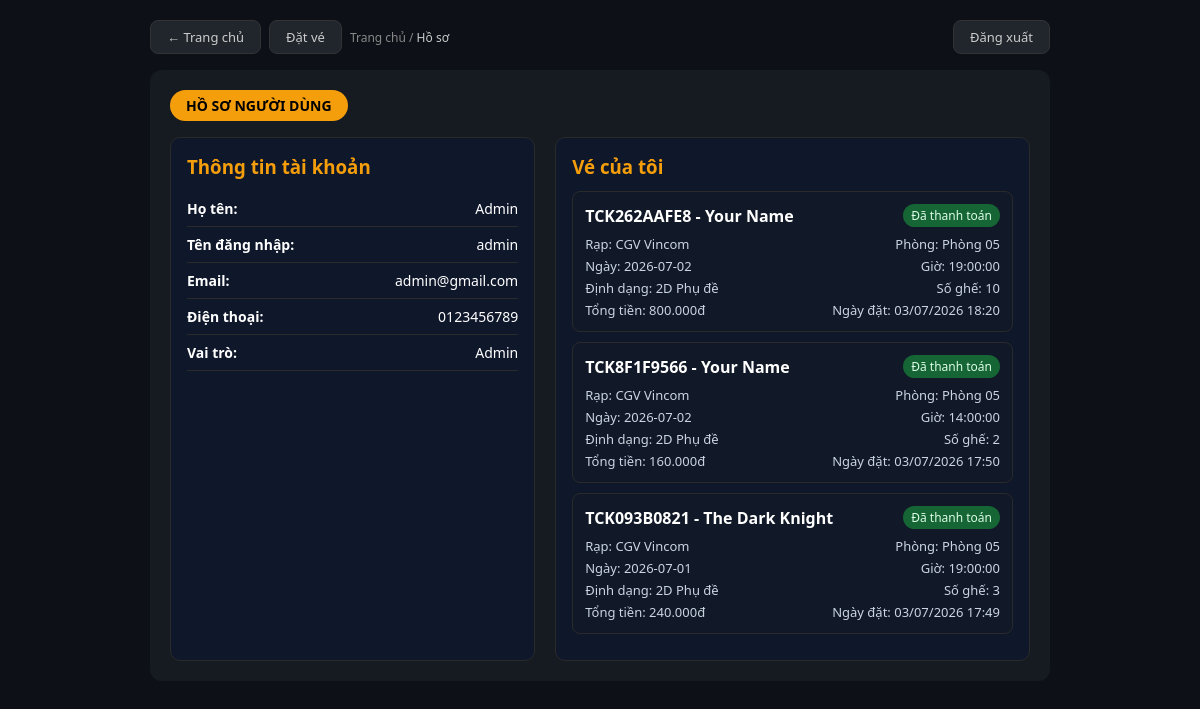
Screenshot of /cinebook/profile.php (signed in) with the database file from the repository.
### tables this page shows
CREATE TABLE `bookings` (
  `id` int(11) NOT NULL,
  `user_id` int(11) NOT NULL,
  `showtime_id` int(11) NOT NULL,
  `total_price` decimal(10,2) NOT NULL,
  `status` enum('pending','paid','cancelled') DEFAULT 'pending',
  `created_at` timestamp NOT NULL DEFAULT current_timestamp(),
  `ticket_code` varchar(50) DEFAULT NULL
);

CREATE TABLE `movies` (
  `id` int(11) NOT NULL,
  `title` varchar(255) NOT NULL,
  `description` text DEFAULT NULL,
  `image` varchar(255) DEFAULT NULL,
  `video` varchar(255) DEFAULT NULL,
  `year` year(4) DEFAULT NULL,
  `category` varchar(100) DEFAULT NULL,
  `views` int(11) DEFAULT 0,
  `created_at` timestamp NOT NULL DEFAULT current_timestamp()
);

CREATE TABLE `showtimes` (
  `id` int(11) NOT NULL,
  `movie_id` int(11) NOT NULL,
  `cinema` varchar(100) NOT NULL,
  `room` varchar(50) NOT NULL,
  `format` varchar(20) DEFAULT '2D Phụ đề',
  `show_date` date NOT NULL,
  `show_time` time NOT NULL,
  `price` decimal(10,2) NOT NULL DEFAULT 80000.00
);

### cinebook/profile.php (the view, shortened to what this page needs)
<?php
require_once __DIR__ . '/config/db.php';
$user = $_SESSION['user'];
$stmt = $pdo->prepare(
    "SELECT b.id, b.ticket_code, b.total_price, b.status, b.created_at, m.title AS movie_title, sh.cinema, sh.room, sh.show_date, sh.show_time, sh.format,
            (SELECT COUNT(*) FROM booking_details bd WHERE bd.booking_id = b.id) AS seat_count
     FROM bookings b
     JOIN showtimes sh ON sh.id = b.showtime_id
     LEFT JOIN movies m ON m.id = sh.movie_id
     WHERE b.user_id = ?
     ORDER BY b.created_at DESC"
);
$stmt->execute([$user['id']]);
$tickets = $stmt->fetchAll();
?>
<!DOCTYPE html>
<html lang="vi">
<head>
    <link rel="stylesheet" href="assets/css/style.css">
</head>
<body>
<div class="top-nav" style="justify-content:space-between; max-width:900px;">
    <div style="display:flex;align-items:center;gap:8px;flex-wrap:wrap;">
        <a href="/movie_website/index.php" class="btn-home">← Trang chủ</a>
        <a href="/cinebook/modules/booking/showtimes.php?movie_id=1" class="btn-home">Đặt vé</a>
        <div class="breadcrumb-nav">Trang chủ / <span>Hồ sơ</span></div>
    </div>
    <div style="display:flex;align-items:center;gap:8px;">
        <a href="/account/logout.php" class="btn-home">Đăng xuất</a>
    </div>
</div>
<div class="panel profile-panel" style="max-width:900px;">
    <h2 class="panel-title orange">HỒ SƠ NGƯỜI DÙNG</h2>
    <div class="profile-grid">
        <div class="profile-card">
            <h3>Thông tin tài khoản</h3>
            <div class="profile-item"><strong>Họ tên:</strong> <span><?= htmlspecialchars($user['fullname'] ?? '') ?></span></div>
            <div class="profile-item"><strong>Tên đăng nhập:</strong> <span><?= htmlspecialchars($user['username'] ?? '') ?></span></div>
            <div class="profile-item"><strong>Email:</strong> <span><?= htmlspecialchars($user['email'] ?? '') ?></span></div>
            <div class="profile-item"><strong>Điện thoại:</strong> <span><?= htmlspecialchars($user['phone'] ?? '') ?></span></div>
            <div class="profile-item"><strong>Vai trò:</strong> <span><?= htmlspecialchars(ucfirst($user['role'] ?? 'user')) ?></span></div>
        </div>
        <div class="profile-card">
            <h3>Vé của tôi</h3>
            <?php if (empty($tickets)): ?>
                <p class="ticket-empty">Bạn chưa đặt vé nào.</p>
            <?php else: ?>
                <?php foreach ($tickets as $ticket): ?>
                    <?php
                    $statusMap = [
                        'paid' => 'Đã thanh toán',
                        'pending' => 'Đang chờ',
                        'cancelled' => 'Đã hủy'
                    ];
                    $statusText = $statusMap[$ticket['status']] ?? $ticket['status'];
                    ?>
                    <div class="ticket-item">
                        <div class="ticket-top">
                            <strong><?= htmlspecialchars($ticket['ticket_code'] ?? 'Chưa có mã vé') ?> - <?= htmlspecialchars($ticket['movie_title'] ?? 'Phim') ?></strong>
                            <span class="ticket-status <?= htmlspecialchars($ticket['status']) ?>"><?= htmlspecialchars($statusText) ?></span>
                        </div>
                        <div class="ticket-meta">
                            <span>Rạp: <?= htmlspecialchars($ticket['cinema'] ?? '-') ?></span>
                            <span>Phòng: <?= htmlspecialchars($ticket['room'] ?? '-') ?></span>
                        </div>
                        <div class="ticket-meta">
                            <span>Ngày: <?= htmlspecialchars($ticket['show_date'] ?? '-') ?></span>
                            <span>Giờ: <?= htmlspecialchars($ticket['show_time'] ?? '-') ?></span>
                        </div>
                        <div class="ticket-meta">
                            <span>Định dạng: <?= htmlspecialchars($ticket['format'] ?? '-') ?></span>
                            <span>Số ghế: <?= (int)$ticket['seat_count'] ?></span>
                        </div>
                        <div class="ticket-meta">
                            <span>Tổng tiền: <?= number_format((float)$ticket['total_price'], 0, ',', '.') ?>đ</span>
                            <span>Ngày đặt: <?= htmlspecialchars(date('d/m/Y H:i', strtotime($ticket['created_at']))) ?></span>
                        </div>
                    </div>
                <?php endforeach; ?>
            <?php endif; ?>
        </div>
    </div>
</div>
</body>
</html>

### cinebook/assets/css/style.css (style rules this page uses)
* { box-sizing: border-box; margin: 0; padding: 0; }
body { background: #0d1117; color: #fff; font-family: 'Segoe UI', sans-serif; padding: 20px; }
.top-nav { display: flex; align-items: center; gap: 12px; max-width: 700px; margin: 0 auto 16px auto; }
.btn-home { display: inline-flex; align-items: center; gap: 6px; background: #21262d; color: #ccc; text-decoration: none; padding: 7px 16px; border-radius: 8px; font-size: 13px; border: 1px solid #333; transition: background 0.2s; }
.breadcrumb-nav { color: #888; font-size: 12px; }
.breadcrumb-nav span { color: #ccc; }
.panel { background: #161b22; border-radius: 12px; padding: 20px; max-width: 500px; margin: 0 auto; }
.panel-title { display: inline-block; padding: 6px 16px; border-radius: 20px; font-size: 14px; font-weight: bold; margin-bottom: 16px; }
.panel-title.orange { background: #f59e0b; color: #000; }
.profile-grid { display: grid; grid-template-columns: 1fr 1.3fr; gap: 20px; }
.profile-card { background: #0f172a; border: 1px solid #2a2a2a; border-radius: 10px; padding: 16px; }
.profile-card h3 { margin-bottom: 12px; color: #f59e0b; }
.profile-item { display: flex; justify-content: space-between; gap: 12px; padding: 8px 0; border-bottom: 1px solid #2a2a2a; font-size: 14px; }
.ticket-item { border: 1px solid #2a2a2a; border-radius: 8px; padding: 12px; margin-bottom: 10px; background: #111827; }
.ticket-top { display: flex; justify-content: space-between; gap: 8px; margin-bottom: 8px; align-items: center; }
.ticket-status { font-size: 12px; padding: 3px 8px; border-radius: 999px; background: #374151; }
.ticket-status.paid { background: #166534; color: #dcfce7; }
.ticket-meta { display: flex; justify-content: space-between; gap: 8px; font-size: 13px; color: #cbd5e1; margin-top: 4px; }

### rows the page displays
bookings: ticket_code "TCK262AAFE8", movies.title "Your Name", status "Đã thanh toán", showtime.cinema "CGV Vincom", showtime.room "Phòng 05", showtime.show_date "2026-07-02", showtime.show_time "19:00:00", showtime.format "2D Phụ đề", seat_count "10", total_price "800.000", created_at "03/07/2026 18:20"
bookings: ticket_code "TCK8F1F9566", movies.title "Your Name", status "Đã thanh toán", showtime.cinema "CGV Vincom", showtime.room "Phòng 05", showtime.show_date "2026-07-02", showtime.show_time "14:00:00", showtime.format "2D Phụ đề", seat_count "2", total_price "160.000", created_at "03/07/2026 17:50"
bookings: ticket_code "TCK093B0821", movies.title "The Dark Knight", status "Đã thanh toán", showtime.cinema "CGV Vincom", showtime.room "Phòng 05", showtime.show_date "2026-07-01", showtime.show_time "19:00:00", showtime.format "2D Phụ đề", seat_count "3", total_price "240.000", created_at "03/07/2026 17:49"

### other values shown
$user['fullname'] "Admin"
$user['username'] "admin"
$user['email'] "admin@gmail.com"
$user['phone'] "0123456789"
$user['role'] "Admin"
